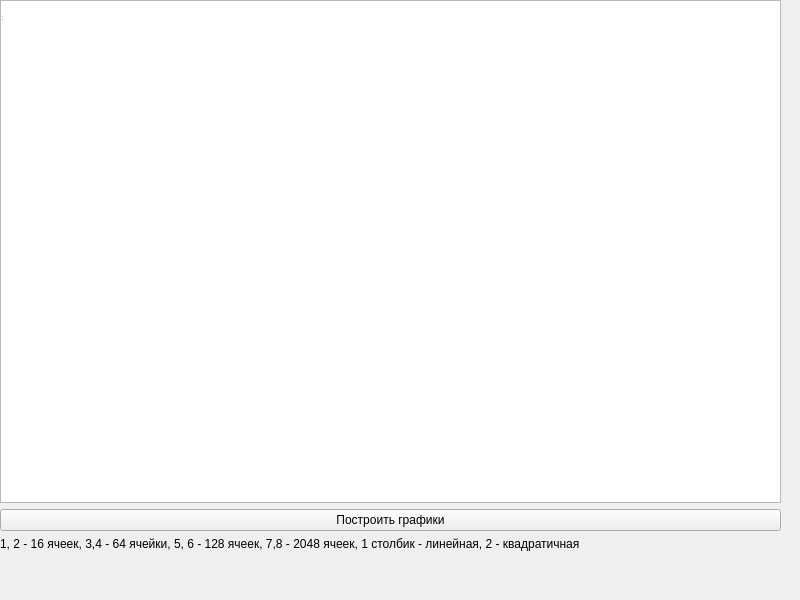
<?xml version="1.0" encoding="UTF-8"?>
<ui version="4.0">
 <class>main_window</class>
 <widget class="QWidget" name="main_window">
  <property name="geometry">
   <rect>
    <x>0</x>
    <y>0</y>
    <width>800</width>
    <height>600</height>
   </rect>
  </property>
  <property name="windowTitle">
   <string>main_window</string>
  </property>
  <widget class="QWidget" name="centralwidget" native="true">
   <property name="geometry">
    <rect>
     <x>0</x>
     <y>0</y>
     <width>781</width>
     <height>551</height>
    </rect>
   </property>
   <widget class="QWidget" name="gridLayoutWidget">
    <property name="geometry">
     <rect>
      <x>0</x>
      <y>0</y>
      <width>781</width>
      <height>551</height>
     </rect>
    </property>
    <layout class="QGridLayout" name="gridLayout">
     <item row="0" column="0" colspan="2">
      <widget class="QGraphicsView" name="graphicsView"/>
     </item>
     <item row="2" column="0" colspan="2">
      <widget class="QPushButton" name="pushButton_2">
       <property name="text">
        <string>Построить графики</string>
       </property>
      </widget>
     </item>
     <item row="3" column="0" colspan="2">
      <widget class="QLabel" name="label">
       <property name="text">
        <string>1, 2 - 16 ячеек, 3,4 - 64 ячейки, 5, 6 - 128 ячеек, 7,8 - 2048 ячеек, 1 столбик - линейная, 2 - квадратичная</string>
       </property>
      </widget>
     </item>
    </layout>
   </widget>
  </widget>
  <widget class="QStatusBar" name="statusbar">
   <property name="geometry">
    <rect>
     <x>0</x>
     <y>0</y>
     <width>3</width>
     <height>22</height>
    </rect>
   </property>
  </widget>
 </widget>
 <resources/>
 <connections/>
</ui>
